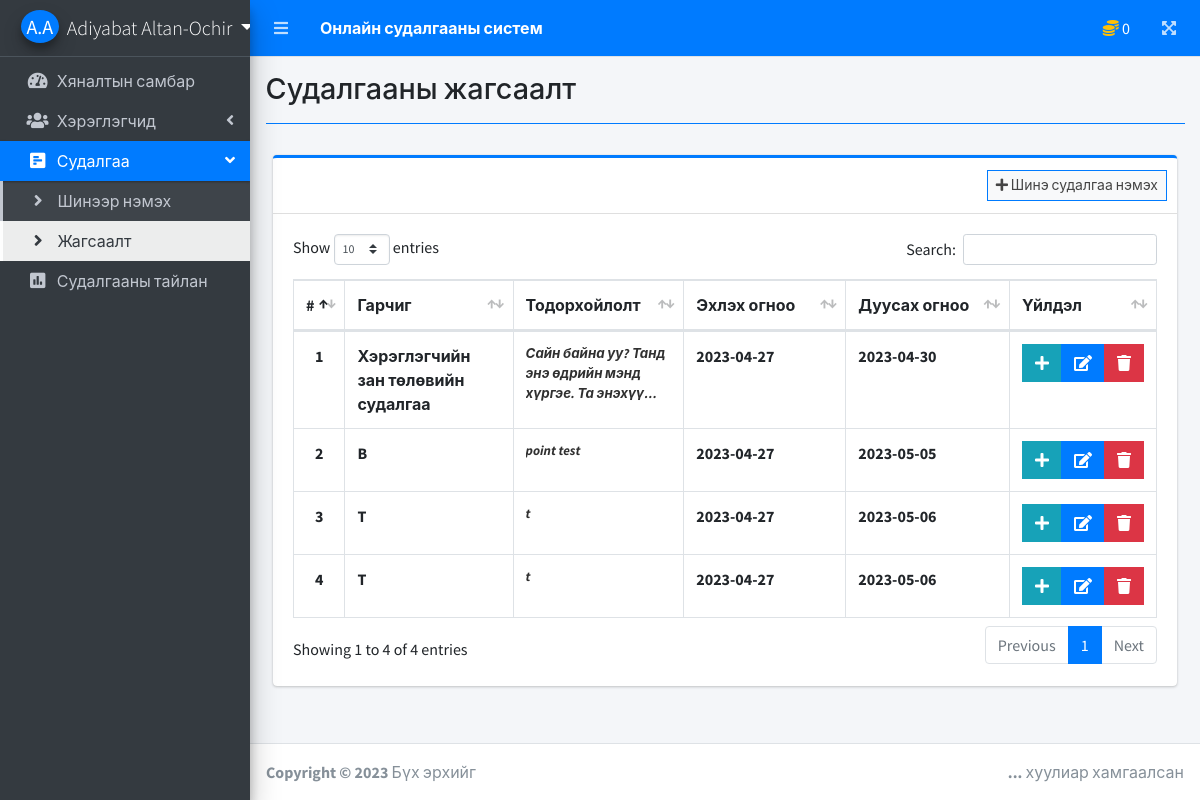
/index.php?page=survey_list (signed in), run on the app's committed database.
### tables this page shows
CREATE TABLE `users` (
  `id` int(30) NOT NULL,
  `firstname` varchar(200) NOT NULL,
  `lastname` varchar(200) NOT NULL,
  `middlename` varchar(200) NOT NULL,
  `contact` varchar(100) NOT NULL,
  `address` text NOT NULL,
  `email` varchar(200) NOT NULL,
  `password` text NOT NULL,
  `total_point` int(80) UNSIGNED NOT NULL DEFAULT 0,
  `type` tinyint(1) NOT NULL DEFAULT 3 COMMENT '1=Admin,2 = Staff, 3= Subscriber',
  `date_created` datetime NOT NULL DEFAULT current_timestamp()
);

CREATE TABLE `survey_set` (
  `id` int(30) NOT NULL,
  `title` varchar(200) NOT NULL,
  `description` text NOT NULL,
  `point` int(10) UNSIGNED NOT NULL DEFAULT 0,
  `user_id` int(30) NOT NULL,
  `start_date` date NOT NULL,
  `end_date` date NOT NULL,
  `date_created` datetime NOT NULL DEFAULT current_timestamp()
);

### survey_list.php (the view, shortened to what this page needs)
<?php include 'db_connect.php' ?>
<div class="col-lg-12">
	<div class="card card-outline card-primary">
		<div class="card-header">
			<div class="card-tools">
				<a class="btn btn-block btn-sm btn-default btn-flat border-primary" href="./index.php?page=new_survey"><i class="fa fa-plus"></i> Шинэ судалгаа нэмэх</a>
			</div>
		</div>
		<div class="card-body">
			<table class="table tabe-hover table-bordered" id="list">
				<colgroup>
					<col width="5%">
					<col width="20%">
					<col width="20%">
					<col width="20%">
					<col width="20%">
					<col width="15%">
				</colgroup>
				<thead>
					<tr>
						<th class="text-center">#</th>
						<th>Гарчиг</th>
						<th>Тодорхойлолт</th>
						<th>Эхлэх огноо</th>
						<th>Дуусах огноо</th>
						<th>Үйлдэл</th>
					</tr>
				</thead>
				<tbody>
					<?php
					$i = 1;
					$qry = $conn->query("SELECT * FROM survey_set order by date(start_date) asc,date(end_date) asc ");
					while($row= $qry->fetch_assoc()):
					?>
					<tr>
						<th class="text-center"><?php echo $i++ ?></th>
						<td><b><?php echo ucwords($row['title']) ?></b></td>
						<td><b class="truncate"><?php echo $row['description'] ?></b></td>
						<td><b><?php echo date("Y-m-d",strtotime($row['start_date'])) ?></b></td>
						<td><b><?php echo date("Y-m-d",strtotime($row['end_date'])) ?></b></td>
						<td class="text-center">
		                    <div class="btn-group">
		                        <a  href="./index.php?page=view_survey&id=<?php echo $row['id'] ?>" class="btn btn-info btn-flat"><i class="fas fa-plus"></i></a>
		                        <a href="./index.php?page=edit_survey&id=<?php echo $row['id'] ?>" class="btn btn-primary btn-flat"><i class="fas fa-edit"></i></a>
		                        <button type="button" class="btn btn-danger btn-flat delete_survey" data-id="<?php echo $row['id'] ?>"><i class="fas fa-trash"></i></button>
	                      </div>
						</td>
					</tr>
				<?php endwhile; ?>
				</tbody>
			</table>
		</div>
	</div>
</div>

### index.php (shortened to what this page needs)
<!DOCTYPE html>
<html lang="en">
<?php session_start();
	include 'header.php';
?>
<body class="hold-transition sidebar-mini layout-fixed layout-navbar-fixed layout-footer-fixed">
<div class="wrapper">
  <?php include 'topbar.php';include 'sidebar.php'; ?>
  <div class="content-wrapper">
    <div class="content-header">
      <div class="container-fluid">
        <div class="row mb-2">
          <div class="col-sm-6">
            <?
            switch ($title) {
              case "Survey List": $header_title="Судалгааны жагсаалт"; break;
            }
            ?>
            <h1 class="m-0"><?=$header_title?></h1>
          </div>
        </div>
        <hr class="border-primary">
      </div>
    </div>
    <section class="content">
      <div class="container-fluid">
         <?php $page = isset($_GET['page']) ? $_GET['page'] : 'home';include $page.'.php';?>
      </div>
    </section>
  </div>
  <footer class="main-footer">
    <strong>Copyright &copy; 2023 <?if(date('Y')>2023) echo '- '.date('Y').'.'?> </strong>Бүх эрхийг <div class="float-right d-none d-sm-inline-block"><b>...</b> хуулиар хамгаалсан</div>
  </footer>
</div>
</body>
</html>

### header.php (shortened to what this page needs)
<head>
  <?php
  $title = isset($_GET['page']) ? ucwords(str_replace("_", ' ', $_GET['page'])) : "Home";
  ?>
  <link rel="stylesheet" href="assets/plugins/fontawesome-free/css/all.min.css">
  <link rel="stylesheet" href="assets/plugins/overlayScrollbars/css/OverlayScrollbars.min.css">
  <link rel="stylesheet" href="assets/plugins/datatables-bs4/css/dataTables.bootstrap4.min.css">
  <link rel="stylesheet" href="assets/plugins/datatables-responsive/css/responsive.bootstrap4.min.css">
  <link rel="stylesheet" href="assets/plugins/datatables-buttons/css/buttons.bootstrap4.min.css">
  <link rel="stylesheet" href="assets/plugins/select2/css/select2.min.css">
  <link rel="stylesheet" href="assets/plugins/select2-bootstrap4-theme/select2-bootstrap4.min.css">
  <link rel="stylesheet" href="assets/plugins/sweetalert2-theme-bootstrap-4/bootstrap-4.min.css">
  <link rel="stylesheet" href="assets/plugins/toastr/toastr.min.css">
  <link rel="stylesheet" href="assets/plugins/icheck-bootstrap/icheck-bootstrap.min.css">
  <link rel="stylesheet" href="assets/dist/css/adminlte.min.css">
  <link rel="stylesheet" href="assets/dist/css/styles.css">
  <link rel="stylesheet" href="assets/plugins/summernote/summernote-bs4.min.css">
</head>

### topbar.php
<?include 'db_connect.php';
$id=$_SESSION['login_id'];
$qry = $conn->query("SELECT total_point FROM users WHERE id=$id");
while($row= $qry->fetch_assoc()) $p=$row['total_point'];?>
  <nav class="main-header navbar navbar-expand navbar-primary navbar-dark ">
    <ul class="navbar-nav w-100">
      <li class="nav-item">
        <a class="nav-link" data-widget="pushmenu" href="#" role="button"><i class="fas fa-bars"></i></a>
      </li>
      <li class="w-100">
        <a class="nav-link text-white"  href="./" role="button"> <large><b>Онлайн судалгааны систем</b></large></a>
      </li>
      <li class="w-100 text-right">
        <span class="nav-link text-white"><i class="fas fa-coins text-warning"></i> <?=$p?></span>
      </li>
    </ul>
    <ul class="navbar-nav ml-auto">
      <li class="nav-item"><a class="nav-link" data-widget="fullscreen" href="#" role="button"><i class="fas fa-expand-arrows-alt"></i></a></li>
    </ul>
  </nav>

### sidebar.php (shortened to what this page needs)
<aside class="main-sidebar sidebar-dark-primary elevation-4">
  <div class="dropdown">
 	  <a href="javascript:void(0)" class="brand-link dropdown-toggle" data-toggle="dropdown" aria-expanded="true">
      <span class="brand-image img-circle elevation-3 d-flex justify-content-center align-items-center bg-primary text-white font-weight-500" style="width: 38px;height:50px"><?=strtoupper(substr($_SESSION['login_firstname'], 0,1).'.'.substr($_SESSION['login_lastname'], 0,1)) ?></span>
      <span class="brand-text font-weight-light"><?=ucwords($_SESSION['login_lastname'].' '.$_SESSION['login_firstname'])?></span>
    </a>
  </div>
  <div class="sidebar">
    <nav class="mt-2">
      <ul class="nav nav-pills nav-sidebar flex-column nav-flat" data-widget="treeview" role="menu" data-accordion="false">
        <li class="nav-item dropdown">
          <a href="./" class="nav-link nav-home">
            <i class="nav-icon fas fa-tachometer-alt"></i>
            <p>Хяналтын самбар</p>
          </a>
        </li>
      <?php if($_SESSION['login_type'] == 1): ?>
        <li class="nav-item">
          <a href="#" class="nav-link nav-edit_user">
            <i class="nav-icon fas fa-users"></i>
            <p>Хэрэглэгчид<i class="right fas fa-angle-left"></i></p>
          </a>
        </li>
        <li class="nav-item">
          <a href="#" class="nav-link nav-is-tree nav-edit_survey nav-view_survey">
            <i class="nav-icon fa fa-poll-h"></i>
            <p>Судалгаа<i class="right fas fa-angle-left"></i></p>
          </a>
          <ul class="nav nav-treeview">
            <li class="nav-item">
              <a href="./index.php?page=new_survey" class="nav-link nav-new_survey tree-item">
                <i class="fas fa-angle-right nav-icon"></i>
                <p>Шинээр нэмэх</p>
              </a>
            </li>
            <li class="nav-item">
              <a href="./index.php?page=survey_list" class="nav-link nav-survey_list tree-item">
                <i class="fas fa-angle-right nav-icon"></i>
                <p>Жагсаалт</p>
              </a>
            </li>
          </ul>
        </li>
        <li class="nav-item">
          <a href="./index.php?page=survey_report" class="nav-link nav-survey_report">
            <i class="nav-icon fas fa-poll"></i>
            <p>Судалгааны тайлан</p>
          </a>
        </li>
      <?php endif; ?>
      </ul>
    </nav>
  </div>
</aside>

### data on the page
users: total_point "0"
survey_set: title "Хэрэглэгчийн зан төлөвийн судалгаа", description "Сайн байна уу? Танд энэ өдрийн мэнд хүргэе. Та…", start_date "2023-04-27", end_date "2023-04-30"
survey_set: title "B", description "point test", start_date "2023-04-27", end_date "2023-05-05"
survey_set: title "T", description "t", start_date "2023-04-27", end_date "2023-05-06"
survey_set: title "T", description "t", start_date "2023-04-27", end_date "2023-05-06"

### other printed values
$_SESSION['login_lastname'].' '.$_SESSION['login_firstname'] "Adiyabat Altan-Ochir"
$header_title "Судалгааны жагсаалт"
